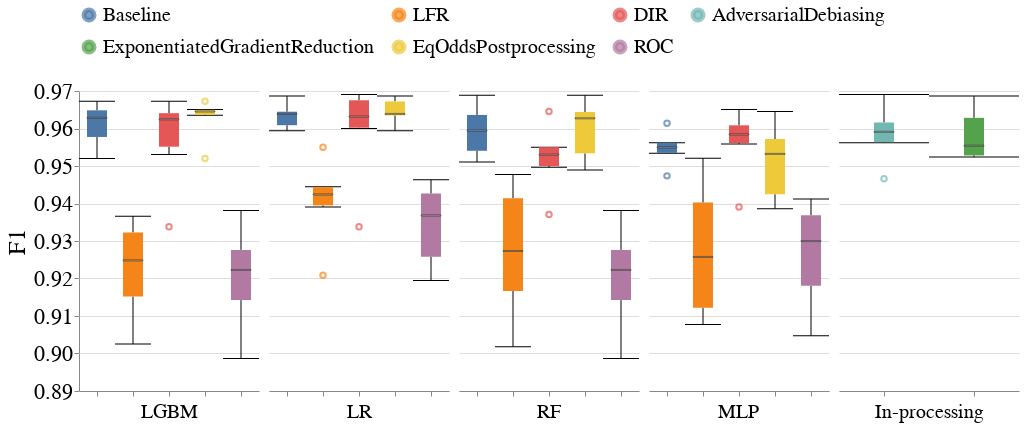

Notebook code cell kept with this figure:
### Code cell
create_box_plot_for_diff_interventions(all_subgroup_metrics_df,
                                       dataset_name=DATASET_NAMES[0],
                                       metric_name='F1',
                                       vals_to_replace=vals_to_replace)

### Figure 1 — Vega-Lite specification as saved in the notebook (floating-point values rounded to 4 significant figures; data arrays with more than 128 entries replaced by an {"elided": "..."} marker saying what was removed)
{"config": {"view": {"continuousWidth": 400, "continuousHeight": 300, "stroke": null}, "axis": {"labelFontSize": 22, "labelFontWeight": "normal", "titleFontSize": 24, "titleFontWeight": "normal"}, "facet": {"spacing": 10}, "header": {"labelFontSize": 20, "labelOrient": "bottom", "labelPadding": 5, "titleFontSize": 20}, "legend": {"columns": 4, "direction": "horizontal", "labelFontSize": 20, "labelLimit": 400, "orient": "top", "symbolStrokeWidth": 5, "titleAnchor": "middle", "titleFontSize": 22, "titleLimit": 300}, "title": {"fontSize": 20}}, "data": {"name": "data-d076261cf00576237e683d49f8bb4d34"}, "mark": {"type": "boxplot", "median": {"stroke": "black", "strokeWidth": 0.7}, "size": 20, "ticks": true}, "encoding": {"color": {"field": "Fairness_Intervention", "sort": ["Baseline", "LFR", "DIR", "AdversarialDebiasing", "ExponentiatedGradientReduction", "EqOddsPostprocessing", "ROC"], "title": null, "type": "nominal"}, "column": {"field": "Model_Name", "sort": ["LGBM", "LR", "RF", "MLP", "In-processing"], "title": null, "type": "nominal"}, "x": {"axis": {"labels": false}, "field": "Fairness_Intervention", "sort": ["Baseline", "LFR", "DIR", "AdversarialDebiasing", "ExponentiatedGradientReduction", "EqOddsPostprocessing", "ROC"], "title": null, "type": "nominal"}, "y": {"field": "Metric_Value", "scale": {"zero": false}, "title": "F1", "type": "quantitative"}}, "resolve": {"scale": {"x": "independent"}}, "width": 180, "$schema": "https://vega.github.io/schema/vega-lite/v4.17.0.json", "datasets": {"data-d076261cf00576237e683d49f8bb4d34": {"elided": "132 records"}}}
